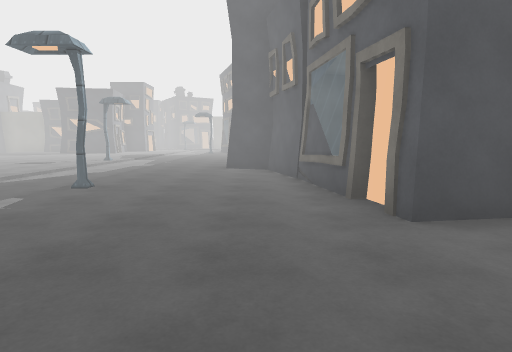
[1] (above)

24 first-person views from a walk through a scene from a Unity 3-D project. The camera is 1.4 m above the floor, tilts 6° down and sees 75° across. The floor is counted in squares, 2 m on a side. Each view is taken from the middle of a square. On the plan, view 1 faces up. The plan holds only what a view shows up to about 10 squares ahead; the rest is blank. The place goes on beyond the plan. The player is left out. Some animated figures are not drawn. Some surface patterns are stand-ins.

[2]
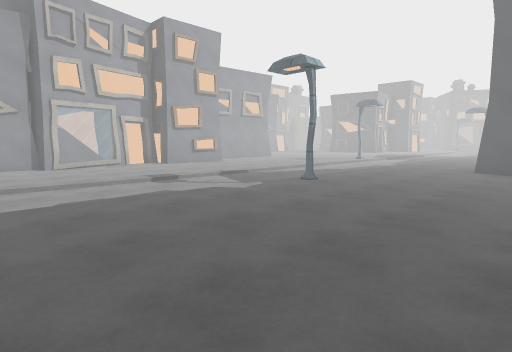

[3]
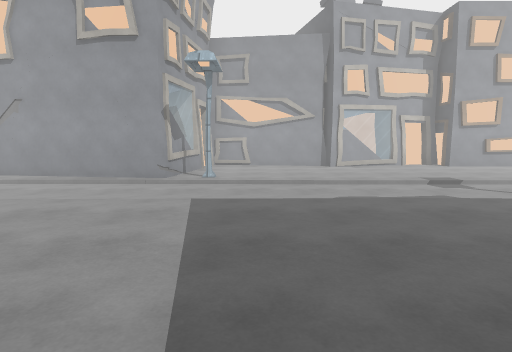

[4]
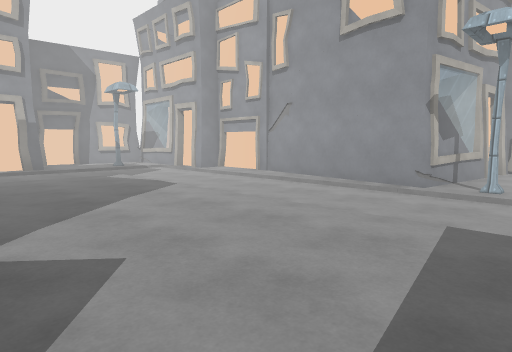

[5]
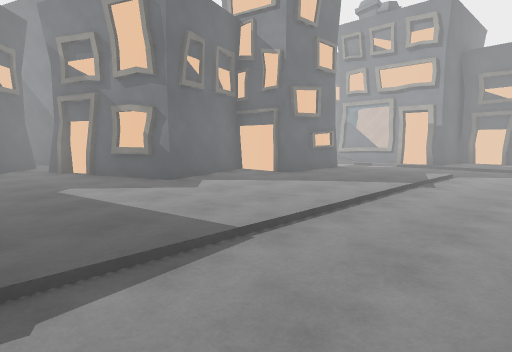

[6]
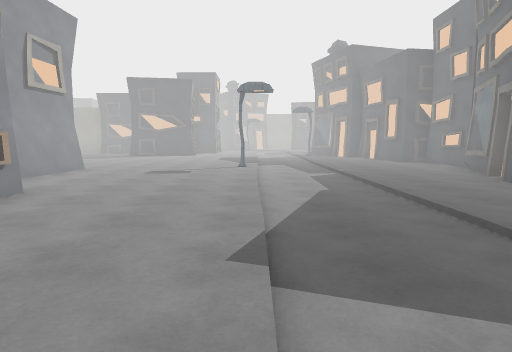

[7]
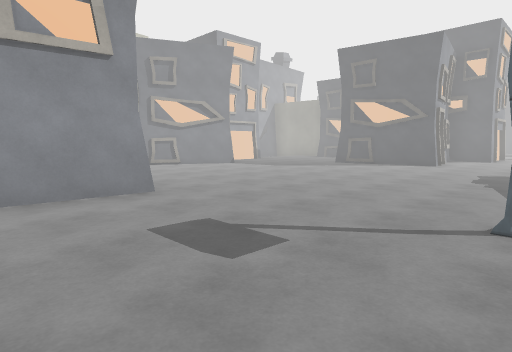

[8]
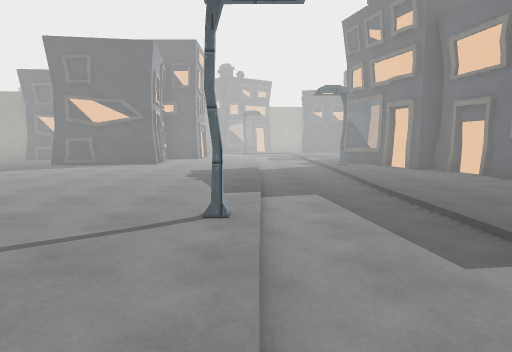

[9]
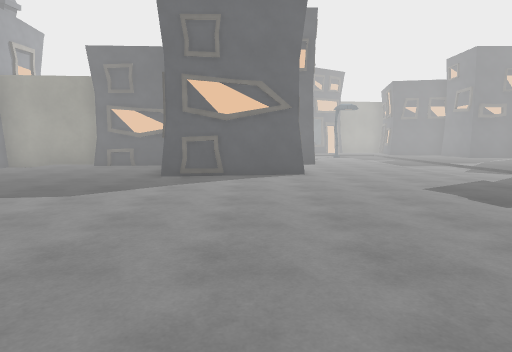

[10]
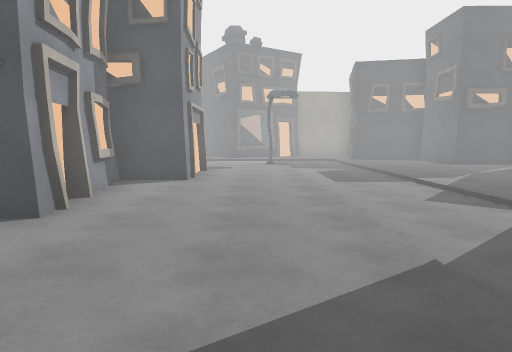

[11]
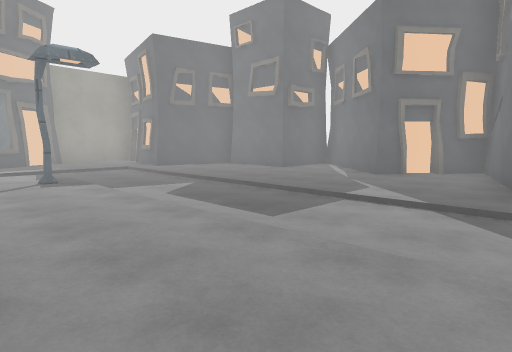

[12]
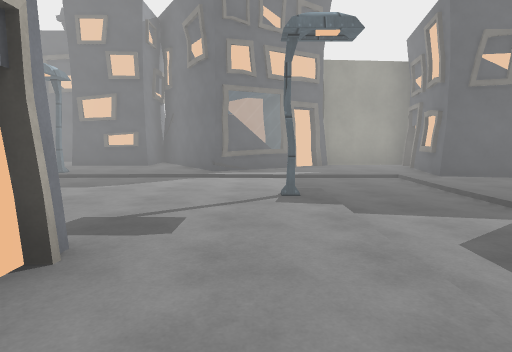

[13]
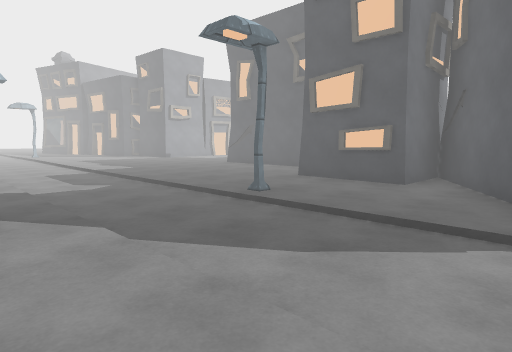

[14]
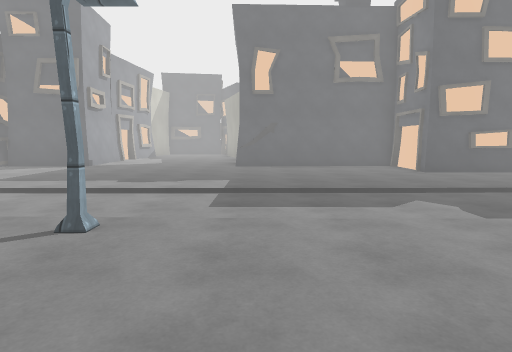

[15]
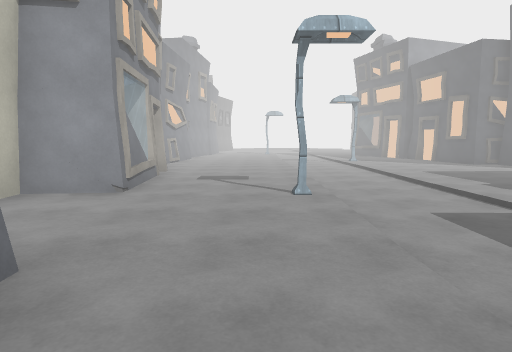

[16]
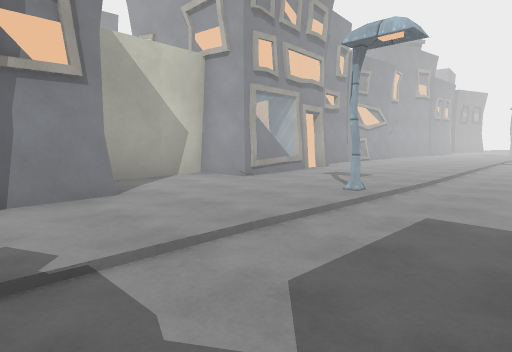

[17]
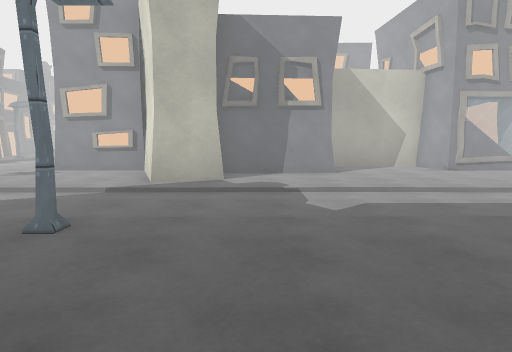

[18]
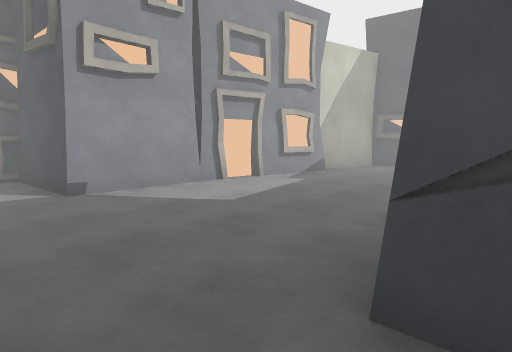

[19]
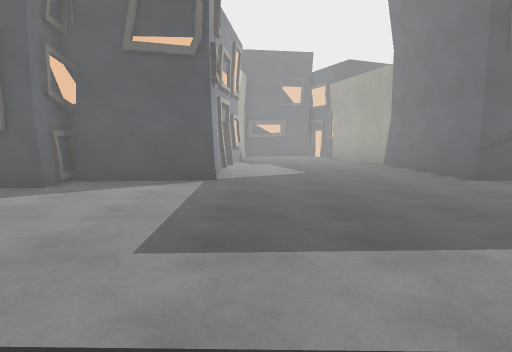

[20]
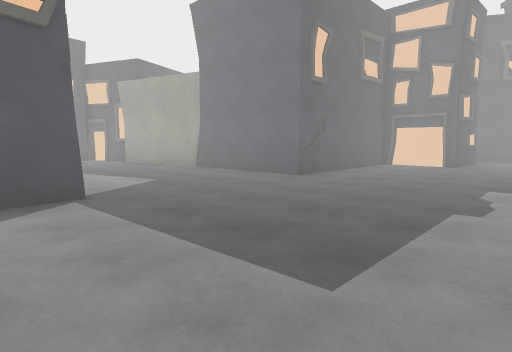

[21]
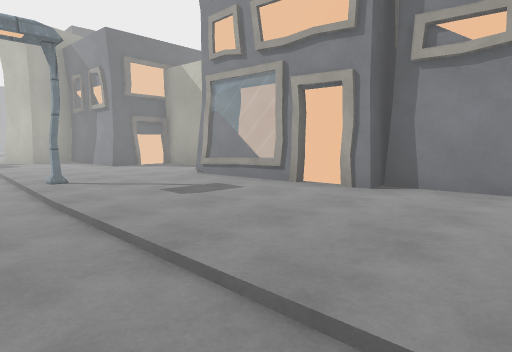

[22]
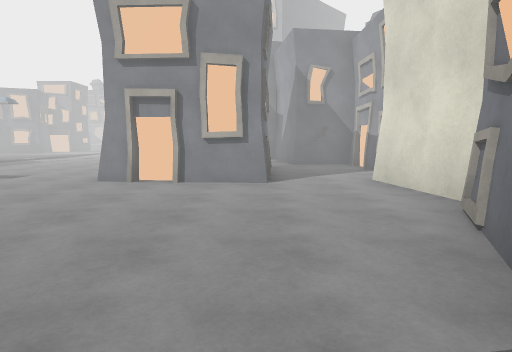

[23]
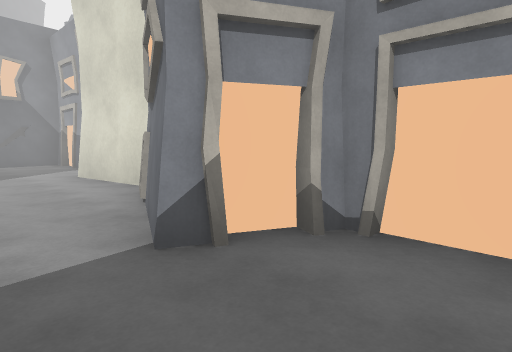

[24]
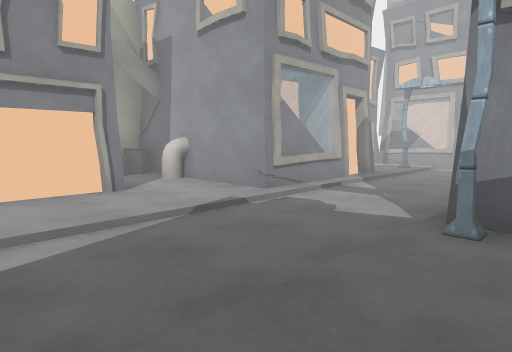

### Floor plan
Key: @ floor where view 1 was taken; # wall or solid block; . main floor; - floor 0.25 m lower than the main floor; / step, stairs or slope; = window, fence, low wall or low ledge; H house; S streetlight; O other object.
Columns run from 22 left of view 1 to 8 right of it. Each row starts with its distance up from view 1.
 38   #....#
 37   #....#
 36   #....#
 35 HH#....#
 34 HH#....#   #
 33 #..........#
 32 ...........##########
 31 ...............#H#...
 30 ...............#....##
 29 ////////////S///////H#
 28 -------------------/..H
 27 //////S///////////-/..H
 26 ...........##...S/-/..###
 25 ...........##..../-/....H
 24 ..H.HH...#  ###../-/...#
 23  #H#######    #../-/..##
 22       #####HHH#../-/...HH
 21       -/...H  .../-/..##
 20        /...  ##../-/HH
 19       H/...###H../-S.H
 18        #........./-/.##
 17        HH......../-/.H#
 16         #H......./-/..#
 15         #......../-/..#
 14        ##......../-/..
 13        #........./-/...#
 12        #.........S-/...#
 11        #..###..../-/...H
 10        #..###..../-/..H
  9        #..  #..../-/..##
  8        #..  H..../-/...#
  7        ###    H../-/...#
  6              #.../-/...##
  5              #.../-S...H
  4              H.../-/....
  3              H.../-/....#
  2              #H../-/.....
  1              #.../-/....
  0              #.../-/..@...# H
 -1              #...S-/.....H.HH#
 -2              ##HH/-/...H##  ##
 -3                 #/-/...##
 -4                 #/-/...#
 -5                 #/-/..H#     HH
 -6                 #/-/..###...
 -7                 #/-/////S///
 -8                 #/----------
 -9                 =/S/////////
-10                 H...##HH....
-11                  H ##  #.##
-12                        O.H
-13                        #O

Positions as (right, up) in squares from view 1, and headings:
1: (0, 0), facing up
2: (1, 0), facing up-left
3: (1, 0), facing left
4: (0, 0), facing down-left
5: (-5, 1), facing down-right
6: (-5, 3), facing up
7: (-5, 9), facing up-left
8: (-5, 9), facing up
9: (-9, 12), facing up
10: (-6, 16), facing up
11: (-7, 20), facing up-right
12: (-6, 22), facing up
13: (-7, 26), facing up-left
14: (-15, 24), facing up
15: (-12, 26), facing left
16: (-12, 29), facing down-left
17: (-12, 32), facing down
18: (-15, 32), facing up-left
19: (-19, 28), facing up
20: (-21, 29), facing up-right
21: (-22, 28), facing down-right
22: (-12, 17), facing down
23: (-12, 18), facing down-left
24: (5, -6), facing down-left
